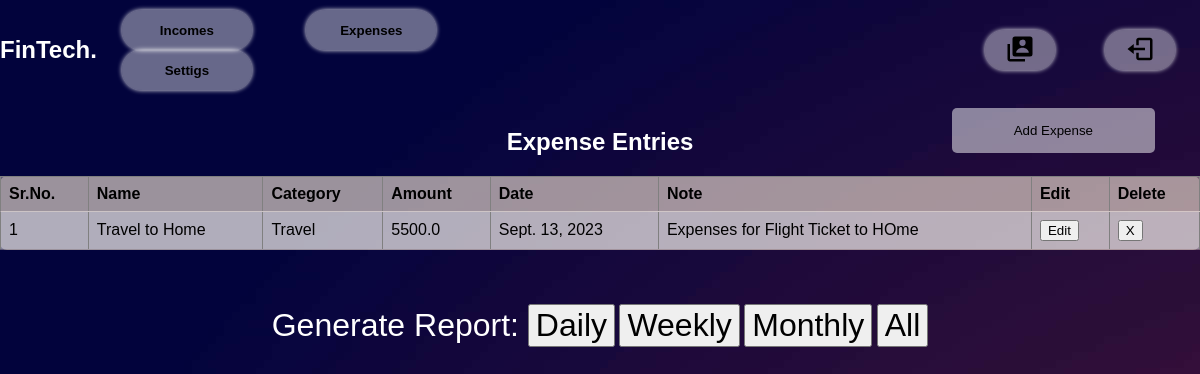
The page /expenses (signed in) on the database as committed earlier.
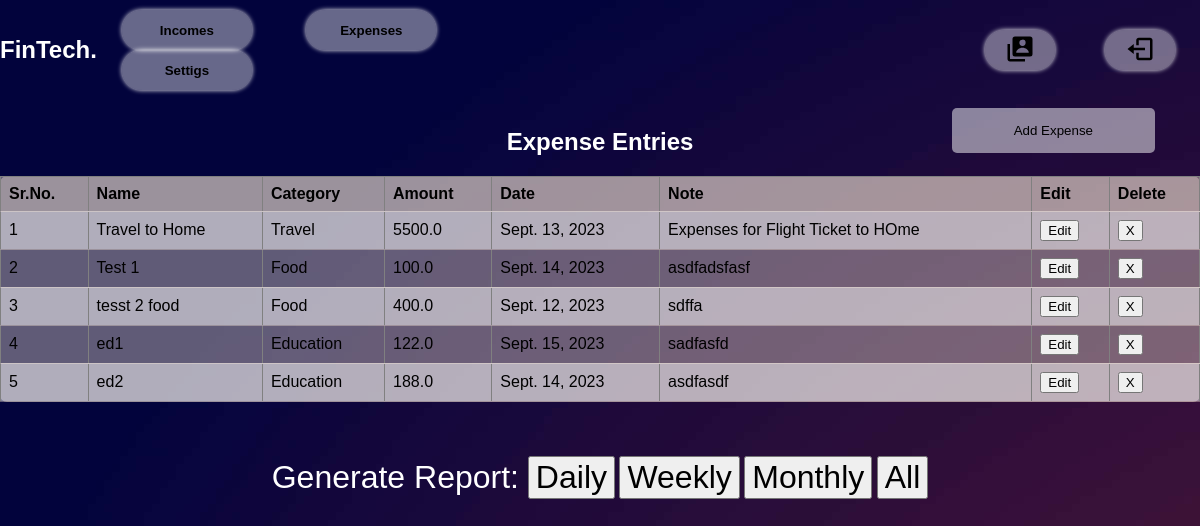
The same page on the database as committed later.
### FinTech/models.py (models this page shows, shortened)
class Expense(models.Model):
    user =models.ForeignKey(User,  related_name='Exp_user_name', on_delete=models.CASCADE)
    name= models.CharField(max_length=50)
    date = models.DateField(default=date.today())
    amount= models.FloatField()
    category = models.ForeignKey(ExpenseCategory, related_name='expense_catg', on_delete=models.CASCADE)
    note=models.TextField()

class ExpenseCategory(models.Model):
    name = models.CharField(max_length=50, unique=True)
    def __str__(self):
        return self.name

### FinTech/views.py (the view, shortened to what this page needs)
# urls.py: path('expenses',views.expenses,name="expenses"),
def expenses(request):
    if request.user.is_authenticated:
        expenses_catg= ExpenseCategory.objects.all()
        expenses= Expense.objects.filter(user=request.user.id)
        return render(request,"expense.html",{"categories":expenses_catg,"expenses":expenses})
    else:
        return redirect("/")

### templates/expense.html (shortened to what this page needs)
{% load static %}
<!DOCTYPE html>
<html>
<head>
    <link rel="stylesheet" href="{% static './expense.css' %}">
    <link rel="stylesheet" href="{% static 'nav.css' %}">
</head>
<body>
    <nav class="nav">
        <a href="/dashboard" id="logo"><h1>FinTech.</h1></a>
         <div class="nav-button">
             <button class="btn" id="Income" onclick="location.href='/incomes'">Incomes</button>
             <button class="btn" id="Expense" onclick="location.href='/expenses'">Expenses</button>
             <button class="btn" id="Setting" onclick="location.href='/settings'">Settigs</button>
         </div>
         <div class="nav-logo">
             <button class="btn left" id="Profile" onclick="location.href='/profile'"><img/></button>
             <button class="btn left" id="Logout" onclick="location.href='/logout'"><img/></button>
         </div>
     </nav>
     <br>
    <button id="addIncomeButton" onclick="showIncomeForm()">Add Expense</button>
    <h2 style="color: white;">Expense Entries</h2>
    <table id="incomeTable" border="1">
        <tr>
            <th>Sr.No.</th>
            <th>Name</th>
            <th>Category</th>
            <th>Amount</th>
            <th>Date</th>
            <th>Note</th>
            <th>Edit</th>
            <th>Delete</th>
        </tr>
        {% for expense in expenses %}
        <tr>
            <td>{{forloop.counter}}</td>
            <td>{{expense.name}}</td>
            <td>{{expense.category}}</td>
            <td>{{expense.amount}}</td>
            <td>{{expense.date}}</td>
            <td>{{expense.note}}</td>
            <td>
                <div class="rem">
                    <button type="button" onclick="location.href='/edit-expense/{{expense.id}}' ">
                        <span class="glyphicon glyphicon-trash">Edit</span>
                    </button>
                </div>
            </td>
            <td>
                <div class="rem">
                    <button type="button" onclick="location.href='/delete-expense/{{expense.id}}' ">
                        <span class="glyphicon glyphicon-trash">X</span>
                    </button>
                </div>
            </td>
        </tr>
        {% endfor %}
    </table>
    <br><br><br>
    <div style="position: relative; text-align: center;">
        <label style="font-size: 2em; color: white;" for="date">Generate Report: </label>
        <button style="font-size: 2em;align-self: center;" type="button" onclick="location.href='/expense-report/daily' ">
            <span class="glyphicon glyphicon-trash"> Daily </span>
        </button>
        <button style="font-size: 2em;align-self: center;" type="button" onclick="location.href='/expense-report/weekly' ">
            <span class="glyphicon glyphicon-trash"> Weekly </span>
        </button>
        <button style="font-size: 2em;align-self: center;" type="button" onclick="location.href='/expense-report/monthly' ">
            <span class="glyphicon glyphicon-trash"> Monthly </span>
        </button>
        <button style="font-size: 2em;align-self: center;" type="button" onclick="location.href='/expense-report/alltime' ">
            <span class="glyphicon glyphicon-trash"> All </span>
        </button>
    </div>
</body>
</html>

Rows that differ between the two databases and show on the page:
added Expense: name "Test 1", category "Food", amount "100.0", date "Sept. 14, 2023", note "asdfadsfasf"
added Expense: name "tesst 2 food", category "Food", amount "400.0", date "Sept. 12, 2023", note "sdffa"
added Expense: name "ed1", category "Education", amount "122.0", date "Sept. 15, 2023", note "sadfasfd"
added Expense: name "ed2", category "Education", amount "188.0", date "Sept. 14, 2023", note "asdfasdf"
